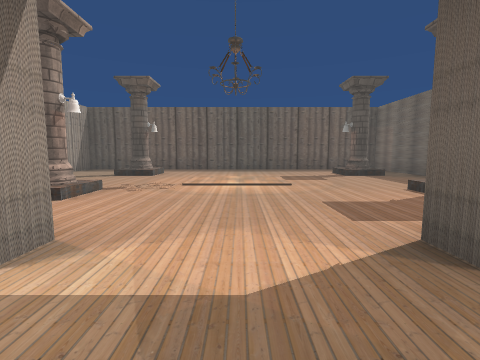
View 1 (above)

16 first-person views from a walk through a scene from a Unity 3-D project. The camera is 1.2 m above the floor, tilts 6° down and sees 85° across. The floor is counted in squares, 2 m on a side. Each view is taken from the middle of a square. On the plan, view 1 faces up. The plan holds only what a view shows up to about 9 squares ahead; the rest is blank. The place goes on beyond the plan. The player character is not drawn. Some animated figures are left out. Door leaves are left out, so doorways stand open. Some surface patterns are stand-ins.

View 2
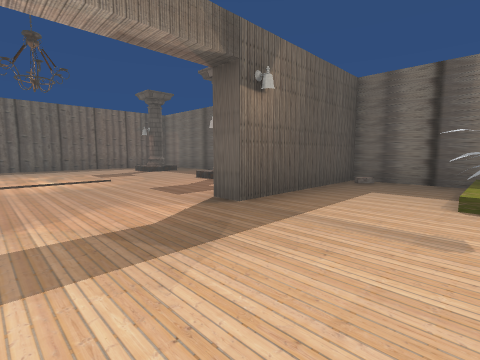

View 3
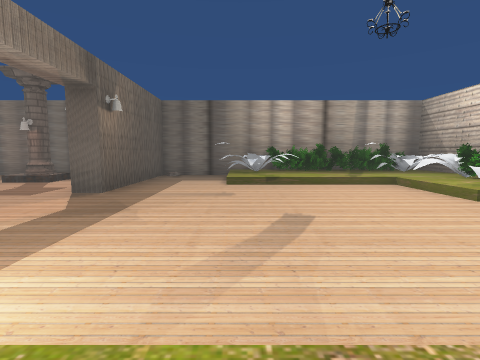

View 4
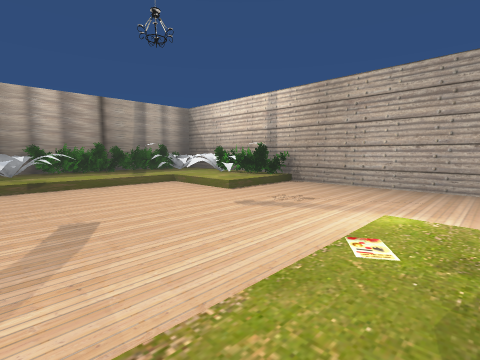

View 5
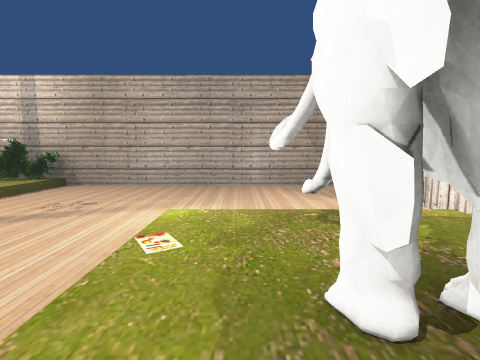

View 6
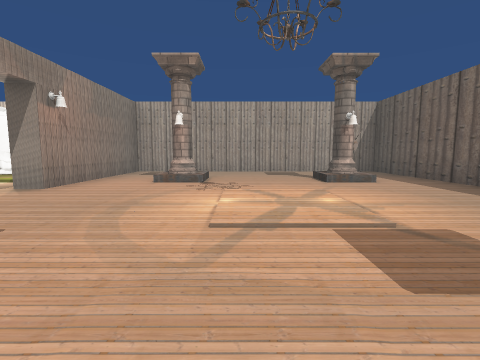

View 7
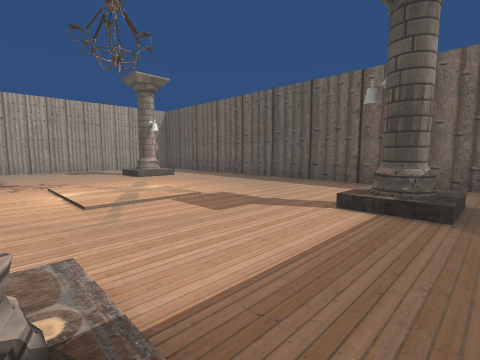

View 8
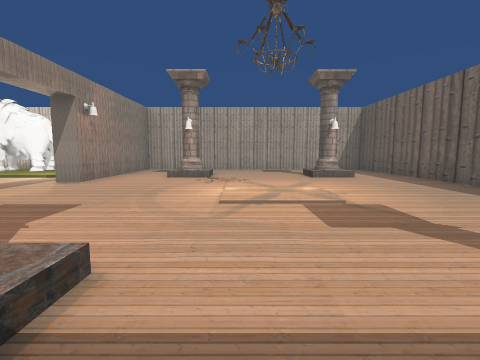

View 9
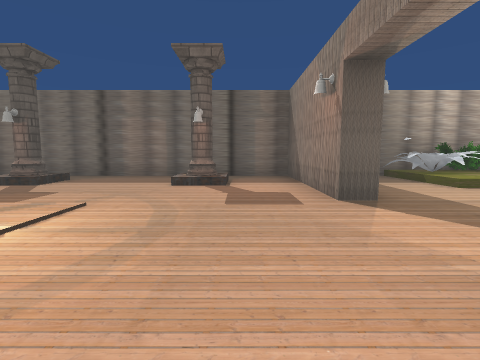

View 10
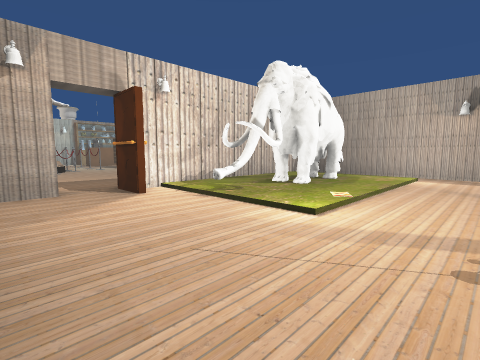

View 11
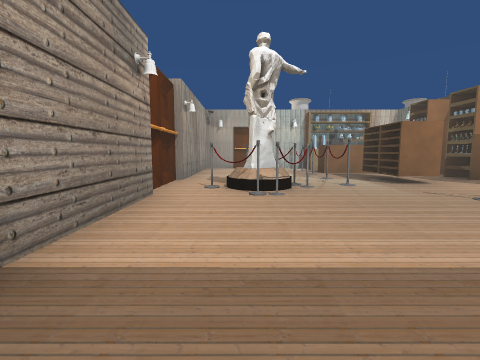

View 12
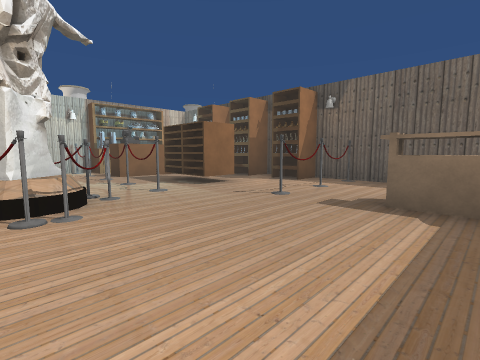

View 13
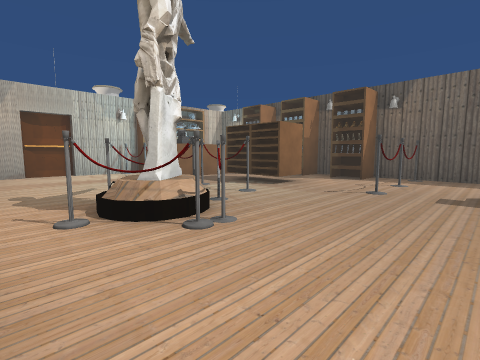

View 14
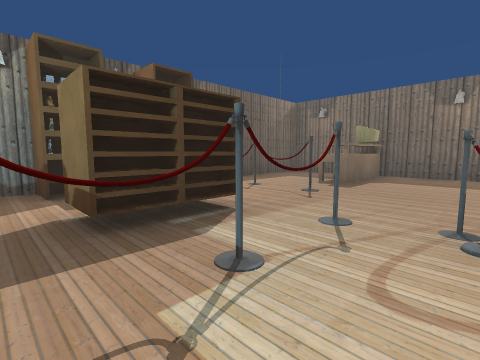

View 15
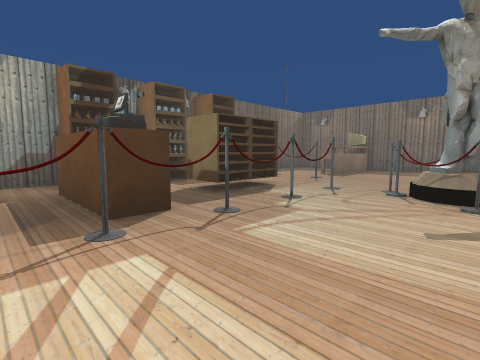

View 16
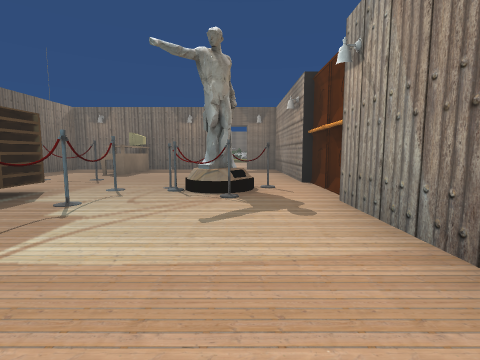

### Floor plan
Key: @ floor where view 1 was taken; # wall or solid block; . main floor; : floor 0.25 m higher than the main floor; / step, stairs or slope; D open door; = window, fence, low wall or low ledge; O other object.
Columns run from 16 left of view 1 to 5 right of it. Each row starts with its distance up from view 1.
 10           ############
  9           #..........#
  8           #..........#
  7           #..O.....O.#
  6           #..O.....O.#
  5           #..........#
  4           #..O.....O.#
  3           #..O.....O.#
  2           #....DDD...#
  1  ##############DDD####
  0  O .O  O  ###./.@....#
 -1   O....OOO###./....OO#
 -2 #OO.OO.OOO###./....:O#
 -3 #OO.OO....###......:O#
 -4 #....O....##.....//:O#
 -5 #....OO..........:=:O#
 -6 #.........#......OO###
 -7 #################

Positions as (right, up) in squares from view 1, and headings:
1: (0, 0), facing up
2: (-1, -1), facing up-right
3: (-3, -1), facing right
4: (-3, -1), facing down-right
5: (-3, -1), facing down
6: (3, 5), facing left
7: (4, 4), facing up-left
8: (4, 5), facing left
9: (-2, 3), facing right
10: (-1, -6), facing up-left
11: (-6, -5), facing left
12: (-7, -5), facing up-left
13: (-8, -6), facing up-left
14: (-13, -4), facing up-right
15: (-15, -5), facing up-right
16: (-15, -5), facing right
